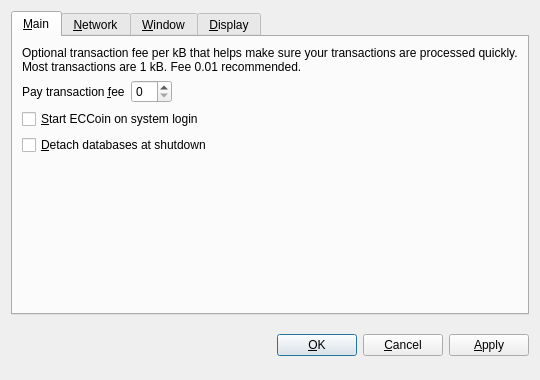
<?xml version="1.0" encoding="UTF-8"?>
<ui version="4.0">
 <class>OptionsDialog</class>
 <widget class="QDialog" name="OptionsDialog">
  <property name="geometry">
   <rect>
    <x>0</x>
    <y>0</y>
    <width>540</width>
    <height>380</height>
   </rect>
  </property>
  <property name="windowTitle">
   <string>Options</string>
  </property>
  <property name="modal">
   <bool>true</bool>
  </property>
  <layout class="QVBoxLayout" name="verticalLayout">
   <item>
    <widget class="QTabWidget" name="tabWidget">
     <property name="tabPosition">
      <enum>QTabWidget::North</enum>
     </property>
     <property name="currentIndex">
      <number>0</number>
     </property>
     <widget class="QWidget" name="tabMain">
      <attribute name="title">
       <string>&amp;Main</string>
      </attribute>
      <layout class="QVBoxLayout" name="verticalLayout_Main">
       <item>
        <widget class="QLabel" name="transactionFeeInfoLabel">
         <property name="text">
          <string>Optional transaction fee per kB that helps make sure your transactions are processed quickly. Most transactions are 1 kB. Fee 0.01 recommended.</string>
         </property>
         <property name="textFormat">
          <enum>Qt::PlainText</enum>
         </property>
         <property name="wordWrap">
          <bool>true</bool>
         </property>
        </widget>
       </item>
       <item>
        <layout class="QHBoxLayout" name="horizontalLayout_Main">
         <item>
          <widget class="QLabel" name="transactionFeeLabel">
           <property name="text">
            <string>Pay transaction &amp;fee</string>
           </property>
           <property name="textFormat">
            <enum>Qt::PlainText</enum>
           </property>
           <property name="buddy">
            <cstring>transactionFee</cstring>
           </property>
          </widget>
         </item>
         <item>
          <widget class="BitcoinAmountField" name="transactionFee"/>
         </item>
         <item>
          <spacer name="horizontalSpacer_Main">
           <property name="orientation">
            <enum>Qt::Horizontal</enum>
           </property>
           <property name="sizeHint" stdset="0">
            <size>
             <width>40</width>
             <height>20</height>
            </size>
           </property>
          </spacer>
         </item>
        </layout>
       </item>
       <item>
        <widget class="QCheckBox" name="bitcoinAtStartup">
         <property name="toolTip">
          <string>Automatically start ECCoin after logging in to the system.</string>
         </property>
         <property name="text">
          <string>&amp;Start ECCoin on system login</string>
         </property>
        </widget>
       </item>
       <item>
        <widget class="QCheckBox" name="detachDatabases">
         <property name="toolTip">
          <string>Detach block and address databases at shutdown. This means they can be moved to another data directory, but it slows down shutdown. The wallet is always detached.</string>
         </property>
         <property name="text">
          <string>&amp;Detach databases at shutdown</string>
         </property>
        </widget>
       </item>
       <item>
        <spacer name="verticalSpacer_Main">
         <property name="orientation">
          <enum>Qt::Vertical</enum>
         </property>
         <property name="sizeHint" stdset="0">
          <size>
           <width>20</width>
           <height>40</height>
          </size>
         </property>
        </spacer>
       </item>
      </layout>
     </widget>
     <widget class="QWidget" name="tabNetwork">
      <attribute name="title">
       <string>&amp;Network</string>
      </attribute>
      <layout class="QVBoxLayout" name="verticalLayout_Network">
       <item>
        <widget class="QCheckBox" name="mapPortUpnp">
         <property name="toolTip">
          <string>Automatically open the ECCoin client port on the router. This only works when your router supports UPnP and it is enabled.</string>
         </property>
         <property name="text">
          <string>Map port using &amp;UPnP</string>
         </property>
        </widget>
       </item>
       <item>
        <widget class="QCheckBox" name="connectSocks">
         <property name="toolTip">
          <string>Connect to the ECCoin network through a SOCKS proxy (e.g. when connecting through Tor).</string>
         </property>
         <property name="text">
          <string>&amp;Connect through SOCKS proxy:</string>
         </property>
        </widget>
       </item>
       <item>
        <layout class="QHBoxLayout" name="horizontalLayout_Network">
         <item>
          <widget class="QLabel" name="proxyIpLabel">
           <property name="text">
            <string>Proxy &amp;IP:</string>
           </property>
           <property name="textFormat">
            <enum>Qt::PlainText</enum>
           </property>
           <property name="buddy">
            <cstring>proxyIp</cstring>
           </property>
          </widget>
         </item>
         <item>
          <widget class="QValidatedLineEdit" name="proxyIp">
           <property name="maximumSize">
            <size>
             <width>140</width>
             <height>16777215</height>
            </size>
           </property>
           <property name="toolTip">
            <string>IP address of the proxy (e.g. 127.0.0.1)</string>
           </property>
          </widget>
         </item>
         <item>
          <widget class="QLabel" name="proxyPortLabel">
           <property name="text">
            <string>&amp;Port:</string>
           </property>
           <property name="textFormat">
            <enum>Qt::PlainText</enum>
           </property>
           <property name="buddy">
            <cstring>proxyPort</cstring>
           </property>
          </widget>
         </item>
         <item>
          <widget class="QLineEdit" name="proxyPort">
           <property name="maximumSize">
            <size>
             <width>55</width>
             <height>16777215</height>
            </size>
           </property>
           <property name="toolTip">
            <string>Port of the proxy (e.g. 9050)</string>
           </property>
          </widget>
         </item>
         <item>
          <widget class="QLabel" name="socksVersionLabel">
           <property name="text">
            <string>SOCKS &amp;Version:</string>
           </property>
           <property name="textFormat">
            <enum>Qt::PlainText</enum>
           </property>
           <property name="buddy">
            <cstring>socksVersion</cstring>
           </property>
          </widget>
         </item>
         <item>
          <widget class="QValueComboBox" name="socksVersion">
           <property name="toolTip">
            <string>SOCKS version of the proxy (e.g. 5)</string>
           </property>
          </widget>
         </item>
         <item>
          <spacer name="horizontalSpacer_Network">
           <property name="orientation">
            <enum>Qt::Horizontal</enum>
           </property>
           <property name="sizeHint" stdset="0">
            <size>
             <width>40</width>
             <height>20</height>
            </size>
           </property>
          </spacer>
         </item>
        </layout>
       </item>
       <item>
        <spacer name="verticalSpacer_Network">
         <property name="orientation">
          <enum>Qt::Vertical</enum>
         </property>
         <property name="sizeHint" stdset="0">
          <size>
           <width>20</width>
           <height>40</height>
          </size>
         </property>
        </spacer>
       </item>
      </layout>
     </widget>
     <widget class="QWidget" name="tabWindow">
      <attribute name="title">
       <string>&amp;Window</string>
      </attribute>
      <layout class="QVBoxLayout" name="verticalLayout_Window">
       <item>
        <widget class="QCheckBox" name="minimizeToTray">
         <property name="toolTip">
          <string>Show only a tray icon after minimizing the window.</string>
         </property>
         <property name="text">
          <string>&amp;Minimize to the tray instead of the taskbar</string>
         </property>
        </widget>
       </item>
       <item>
        <widget class="QCheckBox" name="minimizeOnClose">
         <property name="toolTip">
          <string>Minimize instead of exit the application when the window is closed. When this option is enabled, the application will be closed only after selecting Quit in the menu.</string>
         </property>
         <property name="text">
          <string>M&amp;inimize on close</string>
         </property>
        </widget>
       </item>
       <item>
        <spacer name="verticalSpacer_Window">
         <property name="orientation">
          <enum>Qt::Vertical</enum>
         </property>
         <property name="sizeHint" stdset="0">
          <size>
           <width>20</width>
           <height>40</height>
          </size>
         </property>
        </spacer>
       </item>
      </layout>
     </widget>
     <widget class="QWidget" name="tabDisplay">
      <attribute name="title">
       <string>&amp;Display</string>
      </attribute>
      <layout class="QVBoxLayout" name="verticalLayout_Display">
       <item>
        <layout class="QHBoxLayout" name="horizontalLayout_1_Display">
         <item>
          <widget class="QLabel" name="langLabel">
           <property name="text">
            <string>User Interface &amp;language:</string>
           </property>
           <property name="textFormat">
            <enum>Qt::PlainText</enum>
           </property>
           <property name="buddy">
            <cstring>lang</cstring>
           </property>
          </widget>
         </item>
         <item>
          <widget class="QValueComboBox" name="lang">
           <property name="toolTip">
            <string>The user interface language can be set here. This setting will take effect after restarting ECCoin.</string>
           </property>
          </widget>
         </item>
        </layout>
       </item>
       <item>
        <layout class="QHBoxLayout" name="horizontalLayout_2_Display">
         <item>
          <widget class="QLabel" name="unitLabel">
           <property name="text">
            <string>&amp;Unit to show amounts in:</string>
           </property>
           <property name="textFormat">
            <enum>Qt::PlainText</enum>
           </property>
           <property name="buddy">
            <cstring>unit</cstring>
           </property>
          </widget>
         </item>
         <item>
          <widget class="QValueComboBox" name="unit">
           <property name="toolTip">
            <string>Choose the default subdivision unit to show in the interface and when sending coins.</string>
           </property>
          </widget>
         </item>
        </layout>
       </item>
       <item>
        <widget class="QCheckBox" name="displayAddresses">
         <property name="toolTip">
          <string>Whether to show ECCoin addresses in the transaction list or not.</string>
         </property>
         <property name="text">
          <string>&amp;Display addresses in transaction list</string>
         </property>
        </widget>
       </item>
       <item>
        <spacer name="verticalSpacer_Display">
         <property name="orientation">
          <enum>Qt::Vertical</enum>
         </property>
         <property name="sizeHint" stdset="0">
          <size>
           <width>20</width>
           <height>40</height>
          </size>
         </property>
        </spacer>
       </item>
      </layout>
     </widget>
    </widget>
   </item>
   <item>
    <layout class="QHBoxLayout" name="horizontalLayout_Buttons">
     <item>
      <spacer name="horizontalSpacer_1">
       <property name="orientation">
        <enum>Qt::Horizontal</enum>
       </property>
       <property name="sizeHint" stdset="0">
        <size>
         <width>40</width>
         <height>48</height>
        </size>
       </property>
      </spacer>
     </item>
     <item>
      <widget class="QLabel" name="statusLabel">
       <property name="font">
        <font>
         <weight>75</weight>
         <bold>true</bold>
        </font>
       </property>
       <property name="text">
        <string/>
       </property>
       <property name="textFormat">
        <enum>Qt::PlainText</enum>
       </property>
       <property name="wordWrap">
        <bool>true</bool>
       </property>
      </widget>
     </item>
     <item>
      <spacer name="horizontalSpacer_2">
       <property name="orientation">
        <enum>Qt::Horizontal</enum>
       </property>
       <property name="sizeHint" stdset="0">
        <size>
         <width>40</width>
         <height>48</height>
        </size>
       </property>
      </spacer>
     </item>
     <item>
      <widget class="QPushButton" name="okButton">
       <property name="text">
        <string>&amp;OK</string>
       </property>
      </widget>
     </item>
     <item>
      <widget class="QPushButton" name="cancelButton">
       <property name="text">
        <string>&amp;Cancel</string>
       </property>
       <property name="autoDefault">
        <bool>false</bool>
       </property>
      </widget>
     </item>
     <item>
      <widget class="QPushButton" name="applyButton">
       <property name="text">
        <string>&amp;Apply</string>
       </property>
       <property name="autoDefault">
        <bool>false</bool>
       </property>
      </widget>
     </item>
    </layout>
   </item>
  </layout>
 </widget>
 <customwidgets>
  <customwidget>
   <class>BitcoinAmountField</class>
   <extends>QSpinBox</extends>
   <header>bitcoinamountfield.h</header>
  </customwidget>
  <customwidget>
   <class>QValueComboBox</class>
   <extends>QComboBox</extends>
   <header>qvaluecombobox.h</header>
  </customwidget>
  <customwidget>
   <class>QValidatedLineEdit</class>
   <extends>QLineEdit</extends>
   <header>qvalidatedlineedit.h</header>
  </customwidget>
 </customwidgets>
 <resources/>
 <connections/>
</ui>
